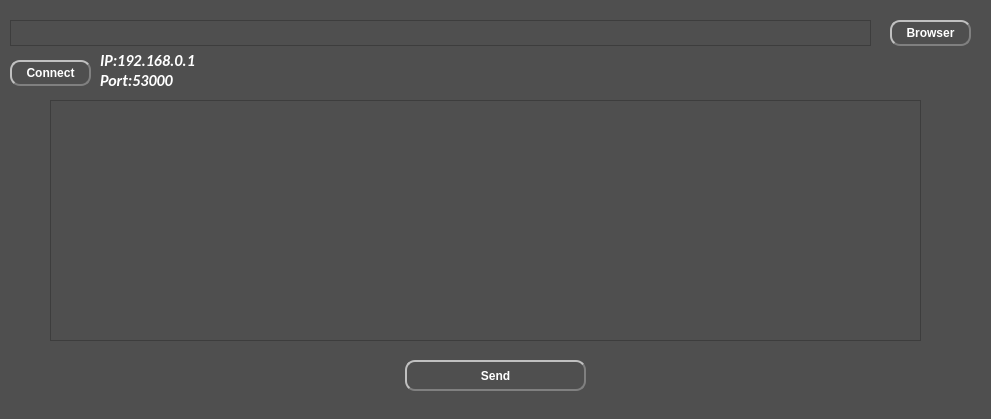
<?xml version="1.0" encoding="UTF-8"?>
<ui version="4.0">
 <class>MainWindow</class>
 <widget class="QMainWindow" name="MainWindow">
  <property name="geometry">
   <rect>
    <x>0</x>
    <y>0</y>
    <width>991</width>
    <height>419</height>
   </rect>
  </property>
  <property name="windowTitle">
   <string>MainWindow</string>
  </property>
  <property name="styleSheet">
   <string notr="true">background: rgb(79, 79, 79)</string>
  </property>
  <widget class="QWidget" name="centralwidget">
   <widget class="QTextEdit" name="PathTextEdit">
    <property name="enabled">
     <bool>false</bool>
    </property>
    <property name="geometry">
     <rect>
      <x>10</x>
      <y>20</y>
      <width>861</width>
      <height>26</height>
     </rect>
    </property>
    <property name="mouseTracking">
     <bool>true</bool>
    </property>
    <property name="styleSheet">
     <string notr="true">color: white</string>
    </property>
   </widget>
   <widget class="QPushButton" name="BrowserButton">
    <property name="geometry">
     <rect>
      <x>890</x>
      <y>20</y>
      <width>81</width>
      <height>26</height>
     </rect>
    </property>
    <property name="font">
     <font>
      <family>Arial</family>
      <bold>true</bold>
     </font>
    </property>
    <property name="styleSheet">
     <string notr="true">color:white;
border-style: outset;
border-width: 2px;
border-radius: 10px;
border-color: gray;</string>
    </property>
    <property name="text">
     <string>Browser</string>
    </property>
   </widget>
   <widget class="QPushButton" name="SendButton">
    <property name="geometry">
     <rect>
      <x>405</x>
      <y>360</y>
      <width>181</width>
      <height>31</height>
     </rect>
    </property>
    <property name="font">
     <font>
      <family>Arial</family>
      <bold>true</bold>
     </font>
    </property>
    <property name="styleSheet">
     <string notr="true">color:white;
border-style: outset;
border-width: 2px;
border-radius: 10px;
border-color: gray;</string>
    </property>
    <property name="text">
     <string>Send</string>
    </property>
   </widget>
   <widget class="QPushButton" name="ConnectButton">
    <property name="geometry">
     <rect>
      <x>10</x>
      <y>60</y>
      <width>81</width>
      <height>26</height>
     </rect>
    </property>
    <property name="font">
     <font>
      <family>Arial</family>
      <bold>true</bold>
     </font>
    </property>
    <property name="styleSheet">
     <string notr="true">color:white;
border-style: outset;
border-width: 2px;
border-radius: 10px;
border-color: gray;</string>
    </property>
    <property name="text">
     <string>Connect</string>
    </property>
   </widget>
   <widget class="QScrollArea" name="scrollArea">
    <property name="geometry">
     <rect>
      <x>50</x>
      <y>100</y>
      <width>871</width>
      <height>241</height>
     </rect>
    </property>
    <property name="horizontalScrollBarPolicy">
     <enum>Qt::ScrollBarAlwaysOff</enum>
    </property>
    <property name="widgetResizable">
     <bool>false</bool>
    </property>
    <widget class="QWidget" name="scrollAreaWidgetContents">
     <property name="geometry">
      <rect>
       <x>0</x>
       <y>0</y>
       <width>969</width>
       <height>239</height>
      </rect>
     </property>
    </widget>
   </widget>
   <widget class="QLabel" name="iplabel">
    <property name="geometry">
     <rect>
      <x>100</x>
      <y>50</y>
      <width>111</width>
      <height>21</height>
     </rect>
    </property>
    <property name="font">
     <font>
      <family>Calibri</family>
      <pointsize>12</pointsize>
      <italic>true</italic>
      <bold>true</bold>
     </font>
    </property>
    <property name="styleSheet">
     <string notr="true">color:rgb(255, 255, 255)</string>
    </property>
    <property name="text">
     <string>IP:192.168.0.1</string>
    </property>
    <property name="textInteractionFlags">
     <set>Qt::LinksAccessibleByMouse|Qt::TextSelectableByMouse</set>
    </property>
   </widget>
   <widget class="QLabel" name="portlabel">
    <property name="geometry">
     <rect>
      <x>100</x>
      <y>70</y>
      <width>81</width>
      <height>21</height>
     </rect>
    </property>
    <property name="font">
     <font>
      <family>Calibri</family>
      <pointsize>12</pointsize>
      <italic>true</italic>
      <bold>true</bold>
     </font>
    </property>
    <property name="styleSheet">
     <string notr="true">color:rgb(255, 255, 255)</string>
    </property>
    <property name="text">
     <string>Port:53000</string>
    </property>
    <property name="textInteractionFlags">
     <set>Qt::LinksAccessibleByMouse|Qt::TextSelectableByMouse</set>
    </property>
   </widget>
  </widget>
  <widget class="QMenuBar" name="menubar">
   <property name="geometry">
    <rect>
     <x>0</x>
     <y>0</y>
     <width>991</width>
     <height>22</height>
    </rect>
   </property>
  </widget>
  <widget class="QStatusBar" name="statusbar"/>
 </widget>
 <resources/>
 <connections/>
</ui>
